Frame 1 (no input): blank canvas, image omitted
Frame 60 (no input): blank canvas, image omitted
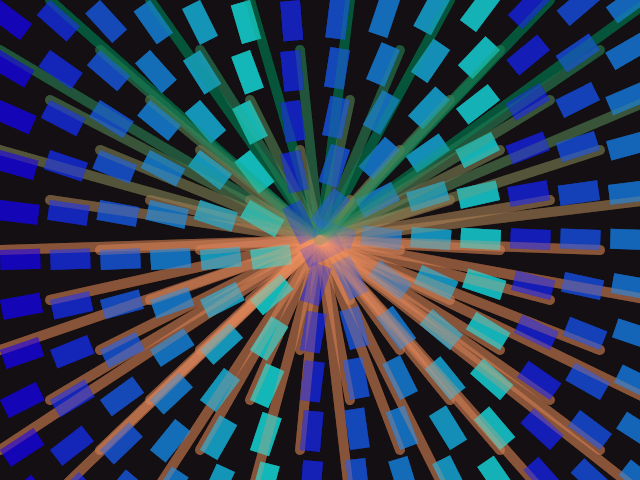
Frame 120 (the mouse pressed at the canvas centre since frame 60)

The p5.js sketch whose frames 1 and 60 were blank and that drew this single picture after the mouse press (run headless with seeded random() and noise() and a simulated clock; from frame 60 on, the mouse is pressed at the canvas centre):

// p5.js sketch
// ── sketch.js
var w = 640;
var h = 480;
var tanRotate = 0;

function setup() {
  createCanvas(w, h);
  background(20, 15, 20);
}

function draw() {
  background(20, 15, 20, 20);
  for(var i = 0; i <= width+50; i+=50){
  	for(var j = 0; j<= height+50; j+=50){
    	strokeWeight((i+j)%20);
  	 	stroke(j+(mouseX+mouseY)*0.1%55, 150, 100, mouseX%50);
  	 	line(mouseX, mouseY, i, j);
      push();
      tanRotate = atan2(mouseY-j, mouseX-i);
      //console.log(tanRotate);
      translate(i, j);
      rotate(tanRotate);
      strokeWeight((mouseX+mouseY)%40);
      stroke((i+j)%255, 112, (w+h-(mouseX+mouseY))*0.5%255, mouseX%50);
  	 	fill((mouseX+mouseY)*0.5%255, i%255, 255, mouseY%50);
  	 	rect(0, 0, 40, 20);
      pop();
  	}
  }
    
}
